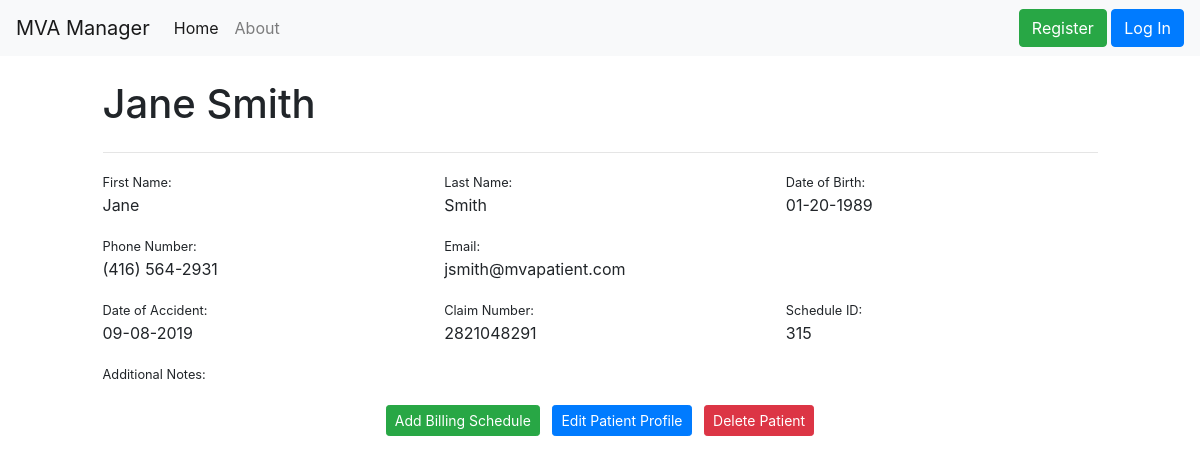
Screenshot of /patients/1 with the database file from the repository.
### mvaManager/models.py (models this page shows)
class Patient(db.Model):
  id = db.Column(db.Integer, primary_key=True)
  pFirstName = db.Column(db.String(20), nullable=False)
  pLastName = db.Column(db.String(20), nullable=False)
  pPhone = db.Column(db.String(20))
  pEmailAddress = db.Column(db.String(35))
  pDOB = db.Column(db.DateTime)
  pIncidentDate = db.Column(db.DateTime, nullable=False)
  pClaimNumber = db.Column(db.Integer, nullable=False)
  pScheduleID = db.Column(db.Integer, unique=True, nullable=False)
  pNotes = db.Column(db.Text)
  billingschedule = db.relationship('BillingSchedule', backref='patient', lazy=True)
  appointments = db.relationship('Appointment', backref='patient', lazy=True)
  forms = db.relationship('Paperwork', backref='patient', lazy=True)

### mvaManager/patients/routes.py (the view)
@patients.route('/patients/<int:patient_id>')
def patient(patient_id):
  patient = Patient.query.get_or_404(patient_id)
  schedules = BillingSchedule.query.get(patient_id)
  return render_template('patients/patient.html',
    title=(patient.pFirstName + patient.pLastName),
    patient=patient, billingschedules=schedules)

### mvaManager/templates/patients/patient.html (shortened to what this page needs)
{% extends "layout.html" %}
{% block content %}
  <br>
  <div class="row">
    <div class="col-md-12">
      <h1> {{ patient.pFirstName }} {{ patient.pLastName}}</h1>
    </div>
  </div>
  <hr>
<fieldset class="form-group">
  <div class="row">
      <div class="col-md-4">
        <small>First Name: </small>
      </div>
      <div class="col-md-4">
        <small>Last Name: </small>
      </div>
      <div class="col-md-4">
        <small>Date of Birth: </small>
      </div>
    </div>
  <div class="row">
    <div class="col-md-4">
      <div class="form-group">
        <div>{{ patient.pFirstName }}</div>
      </div>
    </div>
    <div class="col-md-4">
      <div class="form-group">
        <div> {{ patient.pLastName }}</div>
      </div>
    </div>
    <div class="col-md-4">
      <div class="form-group">
        <div> {{ patient.pDOB.strftime('%m-%d-%Y') }} </div>
      </div>
    </div>
  </div>
  <div class="row">
    <div class="col-md-4">
      <small>Phone Number: </small>
    </div>
    <div class="col-md-4">
      <small>Email: </small>
    </div>
  </div>
  <div class="row">
    <div class="col-md-4">
      <div class="form-group">
        <div>{{ patient.pPhone }}</div>
      </div>
    </div>
    <div class="col-md-4">
      <div class="form-group">
        <div> {{ patient.pEmailAddress }}</div>
      </div>
    </div>
  </div>
  <div class="row">
    <div class="col-md-4">
      <small>Date of Accident: </small>
    </div>
    <div class="col-md-4">
      <small>Claim Number: </small>
    </div>
    <div class="col-md-4">
        <small>Schedule ID: </small>
    </div>
  </div>
  <div class="row">
    <div class="col-md-4">
      <div class="form-group">
        <div>{{ patient.pIncidentDate.strftime('%m-%d-%Y') }}</div>
      </div>
    </div>
    <div class="col-md-4">
      <div class="form-group">
        <div> {{ patient.pClaimNumber }}</div>
      </div>
    </div>
    <div class="col-md-4">
      <div> {{ patient.pScheduleID }}</div>
    </div>
  </div>
  <div class="row">
    <div class="col-md-12">
      <small> Additional Notes: </small>
    </div>
  </div>
</fieldset>
  <row>
    <div class="col-sm-12">
      <div class="text-center">
        <button type="button" class="btn btn-success btn-sm m-1" data-toggle="modal" data-target="#addschedule"> Add Billing Schedule </button>
        <a class="btn btn-primary btn-sm m-1" href="{{ url_for('patients.updatepatient', patient_id=patient.id) }}"> Edit Patient Profile</a>
        <button type="button" class="btn btn-danger btn-sm m-1" data-toggle="modal" data-target="#deleteModal"> Delete Patient </button>
      </div>
    </div>
  </row>
  {% endblock content %}

### rows the page displays
Patient: pFirstName "Jane", pLastName "Smith", pDOB "01-20-1989", pPhone "(416) 564-2931", pEmailAddress "jsmith@mvapatient.com", pIncidentDate "09-08-2019", pClaimNumber "2821048291", pScheduleID "315"
